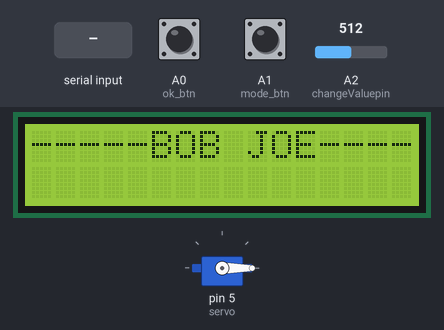
The sketch below on a simulated Arduino Uno, built with avr-gcc and run on an emulated ATmega328P. On the bench: 16×2 character LCD, servo. The inputs (shaded band) are chosen by the test bench; at power-on: A1 (mode_btn) LOW, A0 (ok_btn) LOW, A2 (changeValuepin) = 512. What the sketch prints to the serial monitor is not drawn.

Above: at 1.2 s.
1.3 s: "right now\n" received over Serial
At 2.5 s:
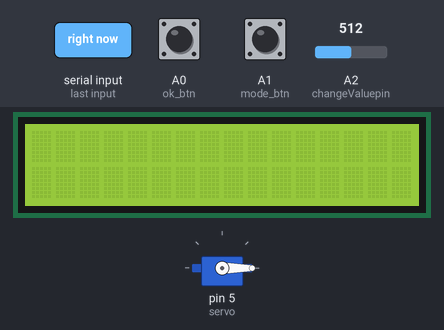
5.1 s: "60\n" received over Serial
At 8.8 s:
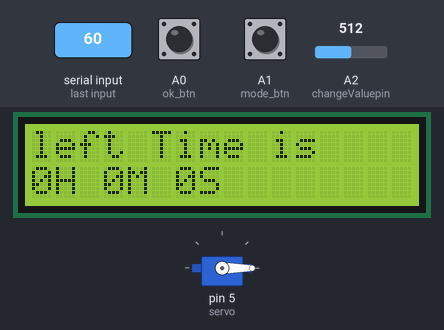
9.1 s: A1 (mode_btn) pulled HIGH for 1 s
At 11.9 s:
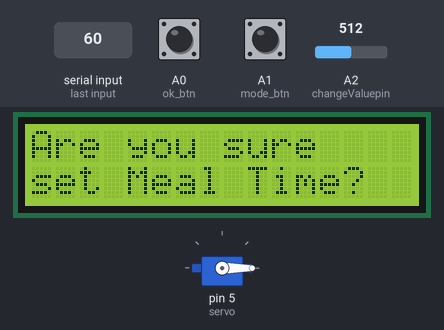
12.2 s: A0 (ok_btn) pulled HIGH for 3.2 s
At 15.6 s:
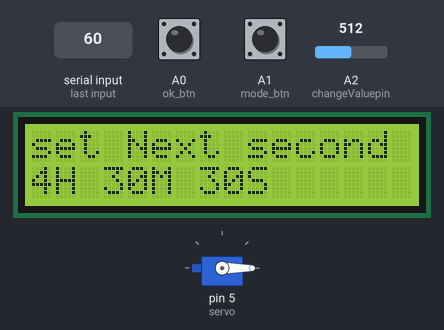
16.9 s: A1 (mode_btn) pulled HIGH for 3.2 s
At 18.6 s:
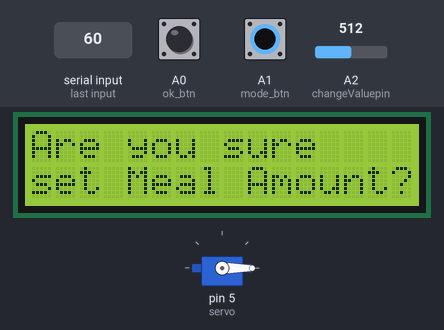
21.6 s: "reset\n" received over Serial
At 23.7 s:
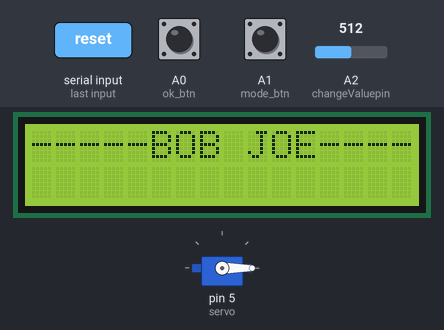
Timing chart, 0 to 25.2 s (numbered marks = the images above; inputs shaded):
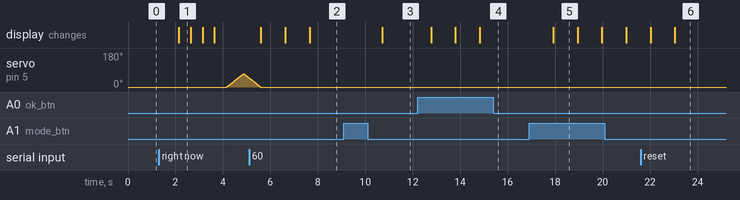

The sketch:

test.ino
```cpp
#include <LiquidCrystal_I2C.h>
#include <Wire.h>
#include <stdlib.h>
#include <Servo.h>

Servo servo;
LiquidCrystal_I2C lcd(0x27,16,2);

int cur_hour, cur_minute, cur_second, amount = 0;
int next_hour, next_minute, next_second = 0;
int left_hour, left_minute, left_second = 0;
int amount_flag, time_flag, rightnow_flag, flag = 0;

const int changeValuepin = A2;

int sensorValue = 0;

int ok_btn = A0;
int mode_btn = A1;
int ok_num, mode_num = 0;

int PLAYE = 9;  //재생 9번
int REC = 8;  // 녹음 8번

int returnTime()
{
  if (cur_second == 60)
  {
    cur_second = 0;
    cur_minute += 1;
  }

  if (cur_minute == 60)
  {
    cur_minute = 0;
    cur_hour += 1;
  }

  cur_second += 1;

  return cur_hour,cur_minute,cur_second;
}


void giveRightNow()
{
  left_hour, left_minute, left_second = 0;
  cur_hour, cur_minute, cur_second= 0;

  timeToMeal();
}

void setNextHour(int sensorValue)
{
  lcd.clear();
  lcd.print("set Next Hour :");
  lcd.setCursor(0, 1);

  next_hour = map(sensorValue, 0, 1000, 0, 8);

  lcd.print(next_hour);
  lcd.print("H 0M 0S");

}

void setNextMinute(int sensorValue)
{
  lcd.clear();
  lcd.print("set Next Minute :");
  lcd.setCursor(0, 1);

  next_minute = map(sensorValue, 0, 1000, 0, 59);
  if (next_minute == 60)
  {
    next_minute = 59;
  }

  lcd.print(next_hour);
  lcd.print("H ");
  lcd.print(next_minute);
  lcd.print("M 0S");

}


void setNextSecond(int sensorValue)
{
  lcd.clear();
  lcd.print("set Next second");
  lcd.setCursor(0, 1);

  next_second = map(sensorValue, 0, 1000, 0, 59);

  if (next_second == 60)
  {
    next_second = 59;
  }

  lcd.print(next_hour);
  lcd.print("H ");
  lcd.print(next_minute);
  lcd.print("M ");
  lcd.print(next_second);
  lcd.print("S");

}


void getLeftTime()
{
  lcd.clear();
  lcd.setCursor(0, 0);
  lcd.print("left Time is");
  lcd.setCursor(0, 1);


  cur_hour, cur_minute, cur_second = returnTime();
  int left_hour = next_hour - cur_hour;
  int left_minute = next_minute - cur_minute;
  int left_second = next_second - cur_second;


  if (left_second < 0)
  {
    left_second = 60 + left_second;
    left_minute = left_minute - 1;
  }

  if (left_minute < 0)
  {
    left_minute = 60 + left_minute;
    left_hour = left_hour - 1;
  }

  if ((next_hour == 0) && (next_minute == 0) && (next_second == 0))
  {
    lcd.print("0H 0M 0S");
  }
  else
  {
    lcd.print(left_hour);
    lcd.print("H ");

    lcd.print(left_minute);
    lcd.print("M ");

    lcd.print(left_second);
    lcd.print("S ");
  }

  if ((left_hour == 0) && (left_minute == 0) && (left_second == 0))
  {
    timeToMeal();

    cur_hour = 0;
    cur_minute = 0;
    cur_second = 0;
  }

  Serial.print(left_hour);
  Serial.print(",");
  Serial.print(left_minute);
  Serial.print(",");
  Serial.print(left_second);
  Serial.println(",");

}

void setMealAmount(int sensorValue)
{
  lcd.clear();
  lcd.print("set meal's");
  lcd.setCursor(0, 1);
  lcd.print("Amount :");

  int lower_amount = map(sensorValue, 0, 1000, 1,20);
  amount = lower_amount*10;

  lcd.print(amount);
  lcd.print("g");
}

void timeToMeal()
{
  lcd.clear();
  lcd.print("It's time");
  lcd.setCursor(0, 1);
  lcd.print("to meal");

  for (int i=0; i<2; i++)
  {
    lcd.noDisplay();
    delay(500);
    lcd.display();
    delay(500);
  }

  playVoice();
  moveMotor();
}

void playVoice()
{
  digitalWrite(PLAYE,HIGH);
  delay(10);
  digitalWrite(PLAYE,LOW);
}

void recordVoice()
{
  digitalWrite(REC,HIGH);
  delay(3000);
  digitalWrite(REC,LOW);
}

void moveMotor()
{
  for (int i=0; i<71; i++)
  {
    servo.write(i);
    delay(10);
  }

  delay((amount/20)*1000);

  for (int i=70; i>-1; i--)
  {
    servo.write(i);
    delay(10);
  }
}

void setup()
{
  lcd.init();
  lcd.backlight();

  pinMode(ok_btn, INPUT);
  pinMode(mode_btn, INPUT);

  servo.attach(5);
  servo.write(0);

  Serial.begin(9600);
}


void loop()
{
  bool mode_flag = digitalRead(mode_btn);

  sensorValue = analogRead(changeValuepin);

  if (mode_flag == HIGH)
  {
    mode_num += 1;
  }

  switch (mode_num)
  {
    case 1:
        if (digitalRead(ok_btn) == HIGH)
        {
          time_flag += 1;
        }

        if (time_flag == 0)
        {
          lcd.clear();
          lcd.print("Are you sure");
          lcd.setCursor(0,1);
          lcd.print("set Meal Time?");
        }

        else if (time_flag == 1)
        {
          setNextHour(sensorValue);
        }

        else if (time_flag == 2)
        {
          setNextMinute(sensorValue);
        }

        else if (time_flag == 3)
        {
          setNextSecond(sensorValue);
        }

        else
        {
          time_flag = 0;
        }
        break;
    case 2:
        if(digitalRead(ok_btn) == HIGH)
        {
          amount_flag += 1;
        }

        if(amount_flag == 0)
        {
          lcd.clear();
          lcd.print("Are you sure");
          lcd.setCursor(0,1);
          lcd.print("set Meal Amount?");
        }

        else if (amount_flag == 1)
        {
          setMealAmount(sensorValue);
        }

        else if (amount_flag == 2)
        {
          lcd.clear();
          lcd.print("Amount is ");
          lcd.setCursor(0, 1);
          lcd.print(amount);
          lcd.print('g');
        }

        else if (amount_flag == 3)
        {
          amount_flag = 0;
        }
        break;
    case 3:
        if(digitalRead(ok_btn) == HIGH)
        {
          rightnow_flag += 1;
        }

        if (rightnow_flag == 0)
        {
          lcd.clear();
          lcd.print("Are you sure");
          lcd.setCursor(0,1);
          lcd.print("give right now?");
        }

        else if (rightnow_flag == 1)
        {
          giveRightNow();
          rightnow_flag = 0;
        }
        break;
    case 4:
        getLeftTime();
        break;
    case 5:
        mode_num = 1;
        break;
    default:
        lcd.clear();
        lcd.print("-----BOB JOE-----");
        mode_num = 0;
  }

  // Serial connect
  if (Serial.available() > 0)
  {
    String input = Serial.readStringUntil('\n');
    if (input.equals("right now"))
    {
      cur_hour, cur_minute, cur_second= 0;
      left_hour, left_minute, left_second = 0;

      Serial.print(left_hour);
      Serial.print(",");
      Serial.print(left_minute);
      Serial.print(",");
      Serial.print(left_second);
      Serial.print(",");

      timeToMeal();

      if ((next_hour == 0) && (next_minute == 0) && (next_second == 0))
      {
        lcd.clear();
        lcd.print("set Next Time");
      }
      else
      {
        mode_num = 4;
      }
    }
    else if (input.equals("rec"))
    {
      digitalWrite(REC,HIGH);
      delay(3000);
      digitalWrite(REC,LOW);
    }
    else if (input.equals("play"))
    {
      digitalWrite(PLAYE,HIGH);
      delay(10);
      digitalWrite(PLAYE,LOW);
    }
    else if (input.equals("reset"))
    {
      mode_num= 0;

      cur_hour, cur_minute, cur_second= 0;
      left_hour, left_minute, left_second = 0;
      next_hour, next_minute, next_second = 0;

      Serial.print(left_hour);
      Serial.print(",");
      Serial.print(left_minute);
      Serial.print(",");
      Serial.print(left_second);
      Serial.print(",");
      Serial.print("reset");
      Serial.println(",");
    }
    else if (input.length() <= 3)
    {
      amount = input.toInt();

      lcd.clear();
      lcd.print("Amount is ");
      lcd.print(amount);
      lcd.print('g');

      Serial.print(amount);
      Serial.println(",88,88,");

      mode_num = 4;
    }
    else
    {
      if (mode_num != 4)
      {
        next_hour = input.substring(0,input.indexOf('H')).toInt();
        next_minute = input.substring(input.indexOf('H') + 1, input.indexOf('M')).toInt();
        next_second = input.substring(input.indexOf('M') + 1, input.indexOf('S')).toInt();

        mode_num = 4;
      }
      //aaa
      else if (mode_num == 4)
      {
        Serial.println("99,99,99,");
      }
    }
  }
  lcd.display();
  delay(1000);
}
```

Measured:
- after the input at 1.3 s, servo on pin 5 (servo): rises from 0° to 70° in 0.70 s, then falls to 48° in 0.23 s; the display: changes after 0.84 s (image 1)
- after the input at 5.1 s, the display: first differs from a run without the input after 1.5 s (image 2 shows a later state)
- after the input at 9.1 s, the display: changes after 1.6 s (image 3)
- after the input at 12.2 s, the display: first changes after 0.57 s (image 4 shows a later state)
- after the input at 16.9 s, the display: changes after 1.0 s (image 5)
- after the input at 21.6 s, the display: first differs from a run without the input after 1.4 s (image 6)
- what the display in image 1 shows lasts 0.5 s, from 2.1 s to 2.6 s
